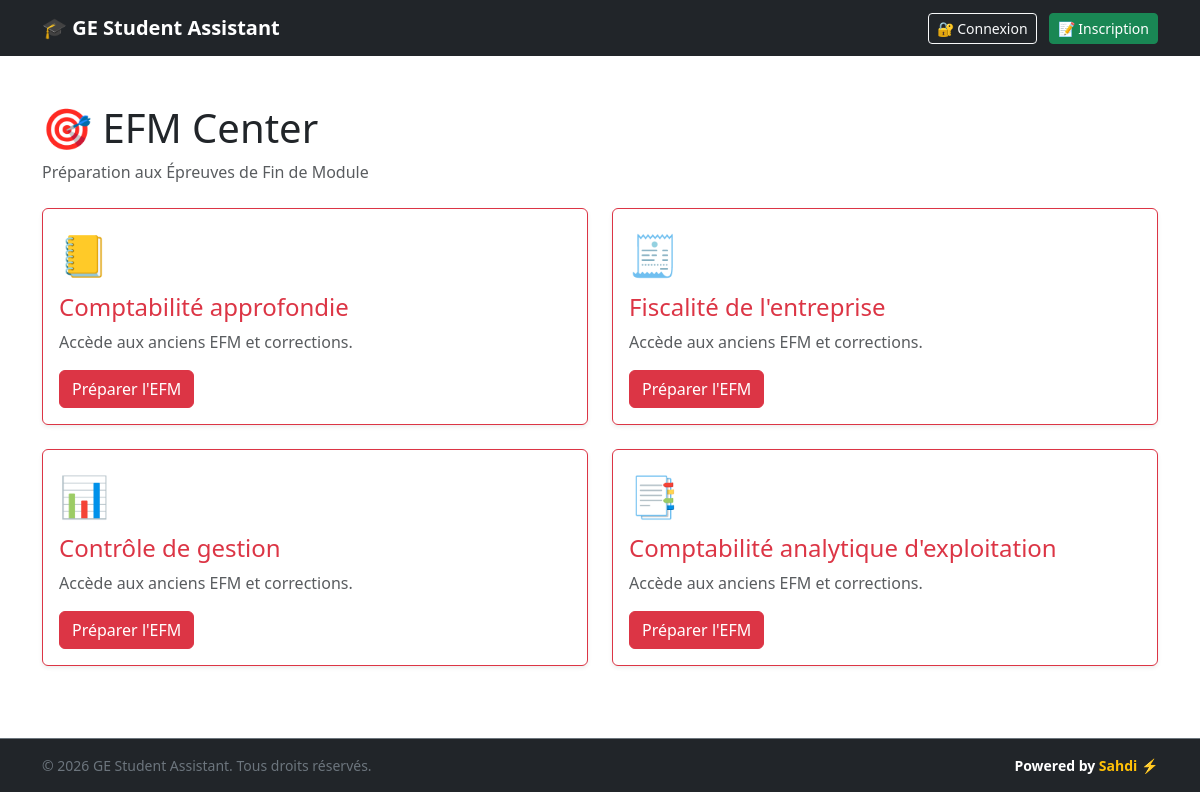
/efm, run on the app's committed database.
### tables this page shows
CREATE TABLE modules (
            id INTEGER PRIMARY KEY AUTOINCREMENT,
            name TEXT NOT NULL,
            type TEXT NOT NULL,
            icon TEXT
        );

### app.py (the view)
@app.route("/efm")
def efm_center():
    conn = get_db()
    efm_modules = conn.execute(
        "SELECT * FROM modules WHERE type = 'EFM'"
    ).fetchall()
    conn.close()
    return render_template("efm_center.html", modules=efm_modules)

### app.py (called while the page is built)
def get_db():
    conn = sqlite3.connect("database.db")
    conn.row_factory = sqlite3.Row
    return conn

@app.before_request
def load_logged_in_user():
    user_id = session.get("user_id")
    if user_id is None:
        g.user = None
    else:
        conn = get_db()
        g.user = conn.execute("SELECT * FROM users WHERE id = ?", (user_id,)).fetchone()
        conn.close()

### templates/efm_center.html (shortened to what this page needs)
{% extends "base.html" %}
{% block content %}
<div class="mb-4">
    <h1>🎯 EFM Center</h1>
    <p class="text-muted">Préparation aux Épreuves de Fin de Module</p>
</div>
<div class="row">
    {% for module in modules %}
    <div class="col-md-6 mb-4">
        <div class="card shadow-sm border-danger h-100">
            <div class="card-body">
                <div class="fs-1">{{ module["icon"] }}</div>
                <h4 class="card-title text-danger mt-2">{{ module["name"] }}</h4>
                <p class="card-text text-muted">Accède aux anciens EFM et corrections.</p>
                <a href="/efm/{{ module['id'] }}" class="btn btn-danger">Préparer l'EFM</a>
            </div>
        </div>
    </div>
    {% endfor %}
</div>
{% endblock %}

### data on the page
modules: icon "📒", name "Comptabilité approfondie"
modules: icon "🧾", name "Fiscalité de l'entreprise"
modules: icon "📊", name "Contrôle de gestion"
modules: icon "📑", name "Comptabilité analytique d'exploitation"
